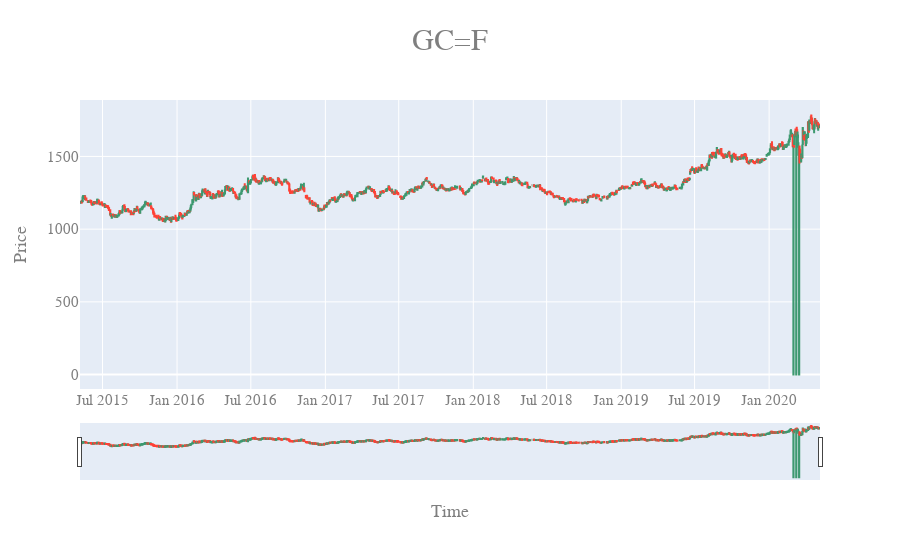

Notebook source saved alongside this figure:
### Markdown cell above
### Appendix

### Code cell
#Demonstrating what gold futures look like without the data cleanup performed above
ticker = 'GC=F'
df_gc = pdr.get_data_yahoo(ticker, interval='d')
df_gc = df_gc.reset_index()

fig = go.Figure(data=[go.Candlestick(x=df_gc['Date'],
                open=df_gc['Open'],
                high=df_gc['High'],
                low=df_gc['Low'],
                close=df_gc['Close'])])

fig.update_layout(
                title=dict(text = ticker,
                           x = 0.5,
                           font=dict(
                                    family="PT Sans Narrow",
                                    size=30,
                                    color="#7f7f7f"
                                    )
                          ),
                xaxis_title='Time', yaxis_title='Price', hovermode = 'x', 
                font=dict(
                            family="Courier New",
                            size=15,
                            color="#7f7f7f"
                            ),
                legend=dict(
                            font=dict(
                                family="Courier New",
                                size=12,
                                color="black"
                                     )
                           )

                )

fig.show()

### Figure 1 — Plotly figure (JSON) as saved in the notebook; plotly's stock layout.template omitted (floating-point values rounded to 4 significant figures; data arrays with more than 128 entries replaced by an {"elided": "..."} marker saying what was removed)
{"data": [{"close": {"elided": "1317 float values"}, "high": {"elided": "1317 float values"}, "low": {"elided": "1317 float values"}, "open": {"elided": "1317 float values"}, "type": "candlestick", "x": {"elided": "1317 str values"}}], "layout": {"font": {"color": "#7f7f7f", "family": "Courier New", "size": 15}, "hovermode": "x", "legend": {"font": {"color": "black", "family": "Courier New", "size": 12}}, "title": {"font": {"color": "#7f7f7f", "family": "PT Sans Narrow", "size": 30}, "text": "GC=F", "x": 0.5}, "xaxis": {"title": {"text": "Time"}}, "yaxis": {"title": {"text": "Price"}}}}
